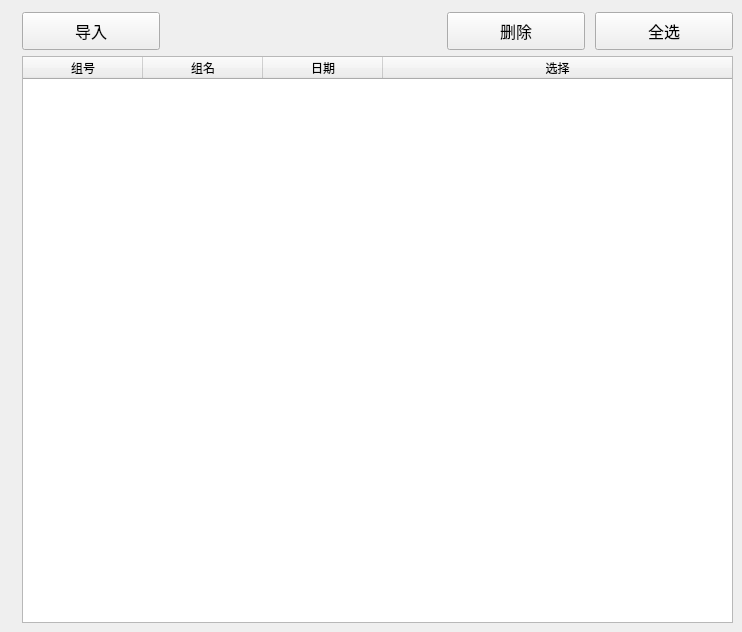
       <widget class="QWidget" name="page_2">
        <widget class="QWidget" name="layoutWidget_2">
         <property name="geometry">
          <rect>
           <x>22</x>
           <y>12</y>
           <width>711</width>
           <height>611</height>
          </rect>
         </property>
         <layout class="QVBoxLayout" name="verticalLayout" stretch="1,15">
          <property name="spacing">
           <number>6</number>
          </property>
          <item>
           <layout class="QHBoxLayout" name="horizontalLayout_2" stretch="1,2,1,1">
            <property name="spacing">
             <number>10</number>
            </property>
            <item>
             <widget class="QToolButton" name="toolButton_10">
              <property name="sizePolicy">
               <sizepolicy hsizetype="Expanding" vsizetype="Expanding">
                <horstretch>0</horstretch>
                <verstretch>0</verstretch>
               </sizepolicy>
              </property>
              <property name="font">
               <font>
                <family>微软雅黑</family>
                <pointsize>12</pointsize>
               </font>
              </property>
              <property name="text">
               <string>导入</string>
              </property>
             </widget>
            </item>
            <item>
             <spacer name="horizontalSpacer_2">
              <property name="orientation">
               <enum>Qt::Horizontal</enum>
              </property>
              <property name="sizeHint" stdset="0">
               <size>
                <width>40</width>
                <height>20</height>
               </size>
              </property>
             </spacer>
            </item>
            <item>
             <widget class="QToolButton" name="toolButton_11">
              <property name="sizePolicy">
               <sizepolicy hsizetype="Expanding" vsizetype="Expanding">
                <horstretch>0</horstretch>
                <verstretch>0</verstretch>
               </sizepolicy>
              </property>
              <property name="font">
               <font>
                <family>微软雅黑</family>
                <pointsize>12</pointsize>
               </font>
              </property>
              <property name="text">
               <string>删除</string>
              </property>
             </widget>
            </item>
            <item>
             <widget class="QToolButton" name="toolButton_12">
              <property name="sizePolicy">
               <sizepolicy hsizetype="Expanding" vsizetype="Expanding">
                <horstretch>0</horstretch>
                <verstretch>0</verstretch>
               </sizepolicy>
              </property>
              <property name="font">
               <font>
                <family>微软雅黑</family>
                <pointsize>12</pointsize>
               </font>
              </property>
              <property name="text">
               <string>全选</string>
              </property>
             </widget>
            </item>
           </layout>
          </item>
          <item>
           <widget class="QTableWidget" name="tableWidget_2">
            <property name="styleSheet">
             <string notr="true">QTableWidget
{
color:rgb(239, 239, 241);
}

QHeaderView::section
{
color:rgb(0, 0, 0);
}</string>
            </property>
            <property name="sizeAdjustPolicy">
             <enum>QAbstractScrollArea::AdjustToContents</enum>
            </property>
            <property name="editTriggers">
             <set>QAbstractItemView::NoEditTriggers</set>
            </property>
            <property name="selectionBehavior">
             <enum>QAbstractItemView::SelectRows</enum>
            </property>
            <attribute name="horizontalHeaderDefaultSectionSize">
             <number>120</number>
            </attribute>
            <attribute name="horizontalHeaderMinimumSectionSize">
             <number>0</number>
            </attribute>
            <attribute name="horizontalHeaderStretchLastSection">
             <bool>true</bool>
            </attribute>
            <attribute name="verticalHeaderVisible">
             <bool>false</bool>
            </attribute>
            <attribute name="verticalHeaderStretchLastSection">
             <bool>false</bool>
            </attribute>
            <column>
             <property name="text">
              <string>组号</string>
             </property>
            </column>
            <column>
             <property name="text">
              <string>组名</string>
             </property>
            </column>
            <column>
             <property name="text">
              <string>日期</string>
             </property>
            </column>
            <column>
             <property name="text">
              <string>选择</string>
             </property>
            </column>
           </widget>
          </item>
         </layout>
        </widget>
       </widget>
